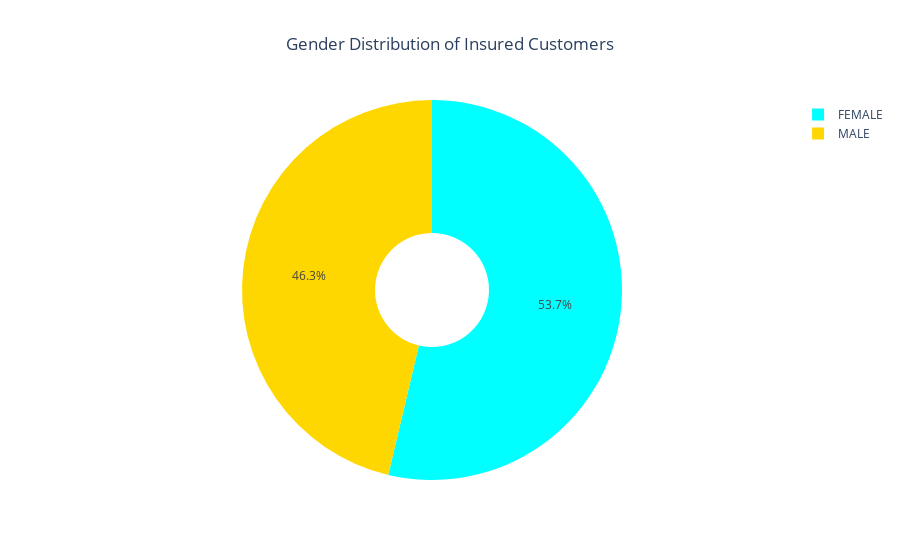
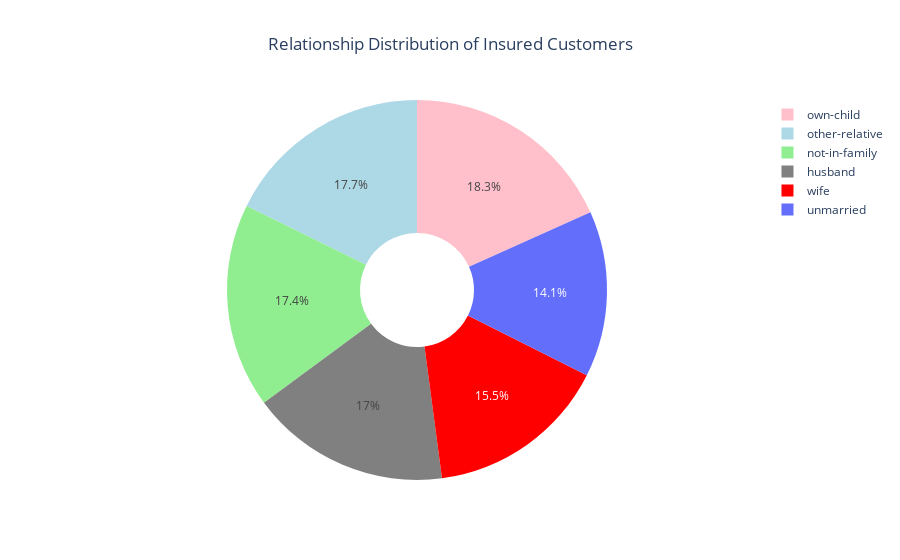

The notebook cell saved with these charts, in order:
### Code cell
# Compute value counts for gender and relationship categories
sex_counts = data['insured_sex'].value_counts()
rel_counts = data['insured_relationship'].value_counts()

# Define labels and values
labels_sex, sizes_sex = sex_counts.index, sex_counts.values
labels_rel, sizes_rel = rel_counts.index, rel_counts.values

# Define color schemes for better contrast
colors_sex = ['aqua', 'gold']
colors_rel = ['pink', 'lightblue', 'lightgreen', 'grey', 'red']

# Create Pie charts
trace_sex = go.Pie(
    labels=labels_sex, 
    values=sizes_sex, 
    marker=dict(colors=colors_sex), 
    name='Gender', 
    hole=0.3
)

trace_rel = go.Pie(
    labels=labels_rel, 
    values=sizes_rel, 
    marker=dict(colors=colors_rel), 
    name='Relationship', 
    hole=0.3
)

# Define layouts with better formatting
layout_sex = go.Layout(title='Gender Distribution of Insured Customers', title_x=0.5)
layout_rel = go.Layout(title='Relationship Distribution of Insured Customers', title_x=0.5)

# Create figures and plot
fig_sex = go.Figure(data=[trace_sex], layout=layout_sex)
fig_rel = go.Figure(data=[trace_rel], layout=layout_rel)

py.iplot(fig_sex)
py.iplot(fig_rel)

### Figure 1 — Plotly figure (JSON) as saved in the notebook; plotly's stock layout.template omitted (floating-point values rounded to 4 significant figures)
{"data": [{"hole": 0.3, "labels": ["FEMALE", "MALE"], "marker": {"colors": ["aqua", "gold"]}, "name": "Gender", "type": "pie", "values": [537, 463]}], "layout": {"title": {"text": "Gender Distribution of Insured Customers", "x": 0.5}}}

### Figure 2 — Plotly figure (JSON) as saved in the notebook; plotly's stock layout.template omitted (floating-point values rounded to 4 significant figures)
{"data": [{"hole": 0.3, "labels": ["own-child", "other-relative", "not-in-family", "husband", "wife", "unmarried"], "marker": {"colors": ["pink", "lightblue", "lightgreen", "grey", "red"]}, "name": "Relationship", "type": "pie", "values": [183, 177, 174, 170, 155, 141]}], "layout": {"title": {"text": "Relationship Distribution of Insured Customers", "x": 0.5}}}
